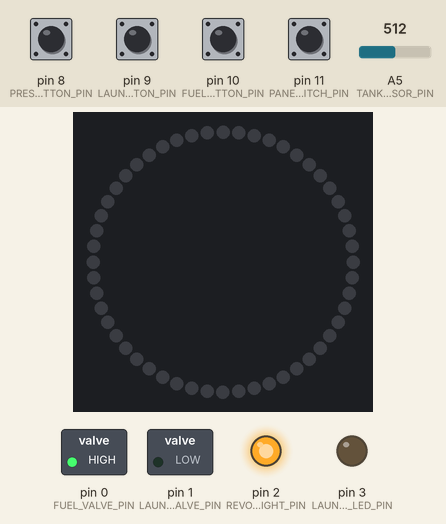
A sketch run on a simulated Arduino Uno, built with avr-gcc and run on an emulated ATmega328P. On the bench: 52 RGB LEDs in a ring, first at the top, clockwise, switched loads named in the sketch (green lamp = pin HIGH), output pins drawn as LEDs (lit = HIGH). Inputs (shaded band) come from the test bench; at power-on: pin 9 (LAUNCH_BUTTON_PIN), pin 10 (FUEL_BUTTON_PIN) HIGH, pin 8 (PRESSURE_SET_BUTTON_PIN), pin 11 (PANEL_POWER_SWITCH_PIN) LOW, A5 (TANK_PRESSURE_SENSOR_PIN) = 512.

Above: at 3.2 s.
3.3 s: pin 8 (PRESSURE_SET_BUTTON_PIN) pulled HIGH for 1 s
5.8 s: pin 11 (PANEL_POWER_SWITCH_PIN) pulled HIGH for 0.15 s
8.9 s: pin 9 (LAUNCH_BUTTON_PIN) pulled LOW for 0.15 s
At 10.0 s:
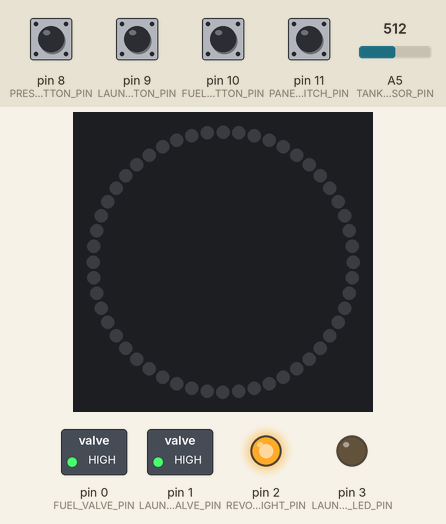
10.5 s: pin 8 (PRESSURE_SET_BUTTON_PIN) pulled HIGH for 0.15 s
12.2 s: pin 11 (PANEL_POWER_SWITCH_PIN) pulled HIGH for 1 s
At 12.5 s:
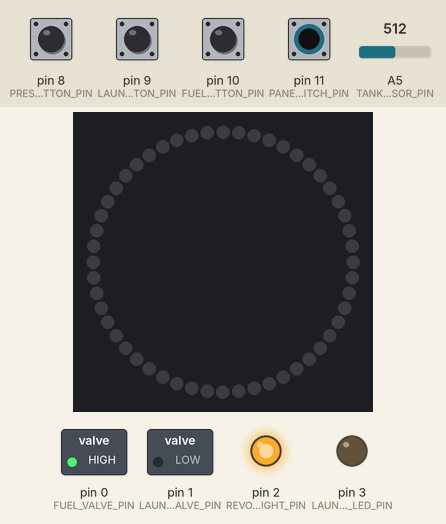
15.7 s: pin 9 (LAUNCH_BUTTON_PIN) pulled LOW for 1 s
At 16.4 s:
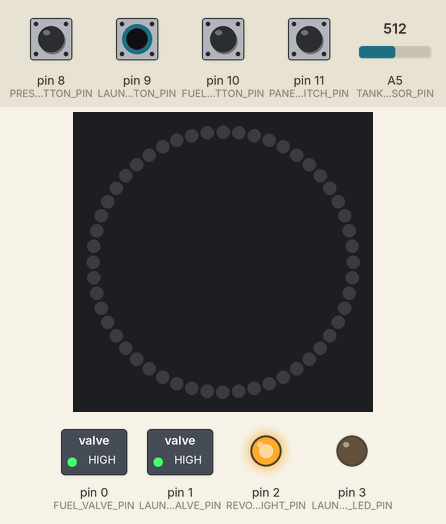
Timing chart, 0 to 18.7 s (numbered marks = the images above; inputs shaded):
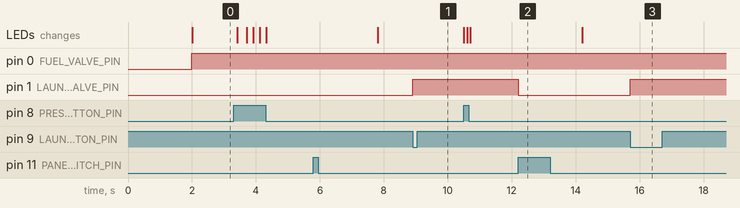

The sketch:

LaunchPanel.ino
```cpp
#include "FastSPI_LED2.h"
#define NUM_RING_LEDS 16   // LED count in fuel pump ring
#define NUM_SHIP_LEDS 36  // LED count in rocket fuel tank strip
#define TOTAL_LEDS 52     // Total LEDs in strip

// Input pins
#define PANEL_POWER_SWITCH_PIN 11     // Input pin for toggle switch on control panel
#define FUEL_BUTTON_PIN 10            // Input pin for fuel button on control panel
#define LAUNCH_BUTTON_PIN 9           // Input pin for launch button on control panel
#define TANK_PRESSURE_SENSOR_PIN A5   // Input pin for tank pressure sensor
#define PRESSURE_SET_BUTTON_PIN 8     // Input pin for max pressure setting button

//Output pins
#define FUEL_VALVE_PIN 0          // Output pin for fuel valve
#define LAUNCH_VALVE_PIN 1        // Output pin for launch valve
#define REVOLVING_LIGHT_PIN 2     // Output pin for revolving cherry lights on launcher
#define LAUNCH_BUTTON_LED_PIN 3   // Output pin for red led built in to launch button
#define LED_STRIP_DATA_PIN 4      // Output pin for data bus to RGB LED strip
#define COUNTDOWN_TRIGGER_PIN 5   // Output pin for triggering countdown display on launcher

CRGB pixels[TOTAL_LEDS];                   // Data structure for LED array settings
int max_brightness = 255;                  // Sets overall max brightness for LEDs
float red, green, blue = 0;                // Buffers used while calculating color for a pixel
float tank_red, tank_green, tank_blue = 0; // Buffers used for the color of the fuel tank pixels
long blink_timer = 0;                      // Timer buffer for blinking lights
int chasing_animation_frame_delay = 40;    // Delay between frames for chasing LED animations
long chasing_animation_timer = 0;          // Timer Buffer for chasing LED animations
int chasing_animation_index = 0;           // Animation frame index buffer for various animations

int empty_pressure_reading = 70;    // Reading from pressure sensor on empty tank
int full_pressure_reading = 460;    // Must corrospond to 100PSI on pressure sensor

float absolute_max_pressure = 95;   // Absolute system max pressure setting in PSI
float absolute_min_pressure = 30;   // Lowest pressure setting from control panel
float max_pressure_setting = absolute_min_pressure;     // Starting 'Full' pressure setting in psi
float current_pressure = 0;         // Current pressure reading in psi
boolean panel_power_switch = false;      // Safety switch position
boolean fueling = true;             // True while all conditions for opening fill valve are met

boolean fuel_button_reading = false;          // Current detected fuel button state
boolean launch_button_reading = false;        // Current detected launch button state
int launch_duration = 2000;                   // Time the launch valve remains open on launch
long launch_buffer = 0;                       // Buffer for lanch valve open duration
boolean panel_power_switch_reading = false;        // Current detected panel power switch state
float pressure_sensor_reading = 0;            // Current raw pressure sensor reading
boolean pressure_set_button_reading = false;  // Current detected fuel button state
float tank_percent_full = 0;

// We need to smooth the readings from the pressure sensor so we use a ring buffer of readings and average them
static const int measurment_count = 200;  // measurements in ring. More to increase smoothing, less for faster response
static int measurments[measurment_count]; // Circular measurement buffer
static byte index = 0;                    // Index pointer for ring buffer
static long sum = 0;                      // Running sum (we don't re-sum the whole ring each sample, just subtract the one we removed and add the new)
static byte count = 0;                    // As the buffer fills, we need to know how many samples we have so far.

void setup() {
  // sanity check delay - allows reprogramming if accidently blowing power w/leds
  delay(2000);

  // Initialize ring buffer
  memset(measurments,0,sizeof(measurments));

  // Initialize blink timer buffer
  blink_timer = millis() + 500;
  chasing_animation_timer = millis() + chasing_animation_frame_delay;

  // Initialize LEDs
  LEDS.setBrightness(255);
  LEDS.addLeds<WS2811, LED_STRIP_DATA_PIN>(pixels, TOTAL_LEDS);

  // Initialize Input Pins
  pinMode(FUEL_BUTTON_PIN, INPUT);
  pinMode(LAUNCH_BUTTON_PIN, INPUT);
  pinMode(PANEL_POWER_SWITCH_PIN, INPUT);
  pinMode(TANK_PRESSURE_SENSOR_PIN, INPUT);
  pinMode(PRESSURE_SET_BUTTON_PIN, INPUT);

  // This enables the built in pull up resistor in these pins
  digitalWrite(FUEL_BUTTON_PIN, HIGH);
  digitalWrite(LAUNCH_BUTTON_PIN, HIGH);

  // Initialize Output Pins
  pinMode(LAUNCH_BUTTON_LED_PIN, OUTPUT);
  pinMode(FUEL_VALVE_PIN, OUTPUT);
  pinMode(LAUNCH_VALVE_PIN, OUTPUT);
  pinMode(REVOLVING_LIGHT_PIN, OUTPUT);
  pinMode(COUNTDOWN_TRIGGER_PIN, OUTPUT);

  digitalWrite(FUEL_VALVE_PIN, LOW);
  digitalWrite(LAUNCH_VALVE_PIN, LOW);
  digitalWrite(REVOLVING_LIGHT_PIN, HIGH);
}

void loop() {
  // Get readings
  fuel_button_reading = digitalRead(FUEL_BUTTON_PIN);
  launch_button_reading = digitalRead(LAUNCH_BUTTON_PIN);
  panel_power_switch_reading = digitalRead(PANEL_POWER_SWITCH_PIN);
  pressure_set_button_reading = digitalRead(PRESSURE_SET_BUTTON_PIN);
  tank_percent_full = tankPercentFull();
  panel_power_switch = (panel_power_switch_reading == HIGH);

  // Set max pressure if pressure setting key is turned
  if (pressure_set_button_reading == HIGH) {
    setMaxPressure ();
  }

  // If the launch button is pressed and the panel power switch is on, energize the launch valve and turn off the button LED
  if (launch_button_reading == HIGH && panel_power_switch) {
    launch_buffer = millis() + launch_duration;
    while ( launch_buffer > millis() && panel_power_switch) {
      digitalWrite(LAUNCH_BUTTON_LED_PIN, LOW);
      digitalWrite(LAUNCH_VALVE_PIN, LOW);
    }
  } else if (launch_button_reading == LOW) {
    digitalWrite(LAUNCH_VALVE_PIN, HIGH);
  }

  // If the fuel button is pressed and the panel power switch is on and the tank is not yet full, fill it.
  if (fuel_button_reading == HIGH && panel_power_switch && tank_percent_full <= 1) {
    fueling = true;
    digitalWrite(FUEL_VALVE_PIN, LOW);
  } else {
    fueling = false;
    digitalWrite(FUEL_VALVE_PIN, HIGH);
  }

  // If panel power switch is off, do not light LEDs. Otherwise, calculate out the display
  if (panel_power_switch_reading == true) {
   setRocketTankLEDs();
   setFuelPumpLEDs();
  } else {
    for (int i=0; i<TOTAL_LEDS; i++) {
      pixels[i] = CRGB(0, 0, 0);
    }
    digitalWrite(LAUNCH_BUTTON_LED_PIN, LOW);
  }

  // Write pixel array to led strand
  FastLED.show();

  // If tank is full, blink launch button
  if (tank_percent_full >= 1 && panel_power_switch) {
    if (blink_timer > millis()) {
      digitalWrite(LAUNCH_BUTTON_LED_PIN, HIGH);
    } else {
      digitalWrite(LAUNCH_BUTTON_LED_PIN, LOW);
    }
  } else {
    digitalWrite(LAUNCH_BUTTON_LED_PIN, LOW);
  }

  // Decriment animation index used by the chasing leds
  if (chasing_animation_timer < millis()) {
    chasing_animation_index += 1;
    // Reset index occasionally to prevent overruns
    if (chasing_animation_index == 10000) {
      chasing_animation_index = 0;
    }
    chasing_animation_timer = millis() + chasing_animation_frame_delay;
  }

  // Reset blink timer
  if (blink_timer + 500 < millis()) {
    blink_timer = millis() + 500;
  }
} // End Main Loop

void setFuelPumpLEDs () {
  // Set pump ring LEDs, they need to chase if fueling
  for (int i=0; i<NUM_RING_LEDS; i++) {
    if (fueling) {
      int pump_angle = (chasing_animation_index + i) % 8;
      if (pump_angle == 0) {
        pixels[i] = CRGB(max_brightness / 3, max_brightness / 4, max_brightness);
      } else if (pump_angle == 1) {
        pixels[i] = CRGB(max_brightness / 6, max_brightness / 8, max_brightness);
      } else if (pump_angle == 2) {
        pixels[i] = CRGB(0, 0, max_brightness);
      } else if (pump_angle == 3) {
        pixels[i] = CRGB(0, 0, max_brightness / 3 );
      } else if (pump_angle == 4) {
        pixels[i] = CRGB(0, 0, max_brightness / 8 );
      } else if (pump_angle == 5) {
        pixels[i] = CRGB(0, 0, max_brightness / 10 );
      } else if (pump_angle == 5) {
        pixels[i] = CRGB(0, 0, 1 );
      } else {
        pixels[i] = CRGB(0, 0, 0);
      }
    } else {
      pixels[i] = CRGB(0, 0, 0);
    }
  }
}

void setRocketTankLEDs () {
  // Set fuel tank LEDs
    // First we set the color of the fuel tank leds
    // Set red to stay on for the 3/4 and fade through the last 1/4
    // This fades the red to yellow then to green
    if (tank_percent_full < 0.75) {
      tank_red = max_brightness;
    } else if (tank_percent_full >= 0.75 && tank_percent_full < 0.99) {
      tank_red = (1 - ((tank_percent_full) - 0.75) * 4 ) * max_brightness;
    } else if (tank_percent_full >= 0.97) {
      tank_red = 0;
    }

    // Now Set Green to fade in to create yellow and full on when full
    if (tank_percent_full < 0.5) {
      tank_green = 0;
    } else if (tank_percent_full >= 0.5 && tank_percent_full < 1) {
      tank_green = (((tank_percent_full) - 0.5) * 2 ) * max_brightness;
    } else if (tank_percent_full >= 1) {
      tank_green = max_brightness;
    }

    tank_blue = 0;

  for (int i=NUM_RING_LEDS; i<TOTAL_LEDS; i++) {

    // Now we set how many of the leds are actually on, more as the tank fills.
    if ((tank_percent_full) < (((float)i - NUM_RING_LEDS) / NUM_SHIP_LEDS)) {
      red = 0;
      green = 0;
      blue = 0;
    } else {
      blue = tank_blue;
      red = tank_red;
      green = tank_green;
    }

    // If tank is empty, blink first two LEDS
    if (tank_percent_full < .05 && (i == NUM_RING_LEDS || i == NUM_RING_LEDS + 1)) {
      if (blink_timer > millis()) {
        blue = 0;
        red = max_brightness;
        green = 0;
      } else {
        blue = 0;
        red = 0;
        green = 0;
      }
    }

    // Add chasing blue leds if fueling, but only on lit portion of the scale
    if (fueling && (red + green + blue != 0)) {
      if ((i - chasing_animation_index) % 12 == 0) {
        green = 0;
        red = 0;
        blue = max_brightness;
      } else if ((i - 1 - chasing_animation_index) % 12 == 0) {
        green = 0;
        red = 0;
        blue = max_brightness;
      } else if ((i - 2 - chasing_animation_index) % 12 == 0) {
        green = max_brightness / 3;
        red = max_brightness / 4;
        blue = max_brightness;
      } else {
        blue = tank_blue;
        red = tank_red;
        green = tank_green;
      }
    }

    // Write colors to pixel array
    pixels[i] = CRGB(green, red, blue);
  }
}

float tankPercentFull () {
  // This assumes that the sensor reading calibrations are set from 0 - 100 PSI
  pressure_sensor_reading = runningAveragePressure();
  current_pressure = ((pressure_sensor_reading - empty_pressure_reading) /
    (full_pressure_reading - empty_pressure_reading)) * 100.0;
  return current_pressure / max_pressure_setting;
}

float runningAveragePressure () {
  // Take a sample from the pressure sensor, incorprate it in to the ring buffer, return the smoothed value.
  sum -= measurments[index];
  measurments[index] = analogRead(TANK_PRESSURE_SENSOR_PIN);
  sum += measurments[index];
  index++;
  index = index % measurment_count;
  return (float)sum / (float)measurment_count;
}

void setMaxPressure () {
  // Turn off all leds to prep to show white indicator dot on scale
  for (int i=0; i<TOTAL_LEDS; i++) {
    pixels[i] = CRGB(0, 0, 0);
  }
  FastLED.show();

  // Loop until the button is released
  while (pressure_set_button_reading == HIGH) {
    // Find correct pixel to show indicator dot and light it
    for (int i=0; i<NUM_SHIP_LEDS; i++) {
      if (i == int((float(max_pressure_setting - absolute_min_pressure) / float(absolute_max_pressure - absolute_min_pressure)) * NUM_SHIP_LEDS - 1)) {
        pixels[i + NUM_RING_LEDS] = CRGB(max_brightness, max_brightness, max_brightness);
      } else {
        pixels[i + NUM_RING_LEDS] = CRGB(0, 0, 0);
      }
    }
    FastLED.show();

    // Run pressure setting up and down until button is released
    if (max_pressure_setting < absolute_max_pressure) {
      max_pressure_setting++;
    } else {
      // Max pressure reached, delay a bit to give the user a chance to release the key,
      //  then check again, and if they are still holding it, start back low
      delay(1000);
      pressure_set_button_reading = digitalRead(PRESSURE_SET_BUTTON_PIN);
      if (pressure_set_button_reading == HIGH) {
        max_pressure_setting = absolute_min_pressure;
      }
    }

    delay(100);
    pressure_set_button_reading = digitalRead(PRESSURE_SET_BUTTON_PIN);
  }
}
```

Measured:
- after the input at 8.9 s, pin 1 (LAUNCH_VALVE_PIN): LOW → HIGH at once
- after the input at 12.2 s, pin 1 (LAUNCH_VALVE_PIN): HIGH → LOW at once
- after the input at 15.7 s, pin 1 (LAUNCH_VALVE_PIN): LOW → HIGH at once
